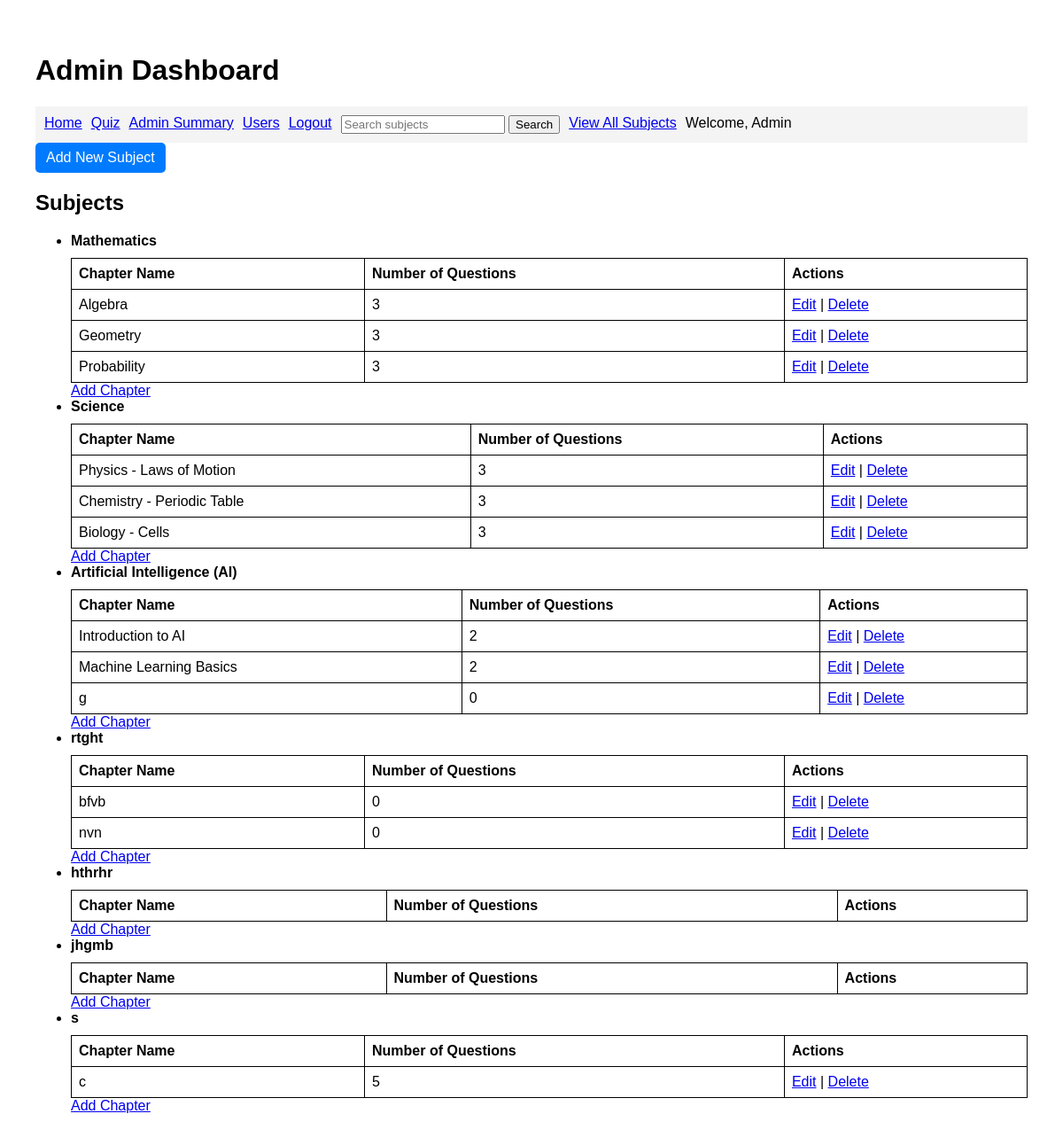
The app's page /admin/dashboard (signed in) with its own data.
### models.py (models this page shows, shortened)
class Subject(db.Model):
    __tablename__ = 'subject'
    id = db.Column(db.Integer, primary_key=True, autoincrement=True)
    name = db.Column(db.String(100), nullable=False)
    description = db.Column(db.Text, nullable=True)  # Add description column
    chapters = db.relationship('Chapter', backref='subject', lazy=True, cascade="all, delete")  # Add cascade delete for chapters

class Chapter(db.Model):
    __tablename__ = 'chapter'
    id = db.Column(db.Integer, primary_key=True, autoincrement=True)
    name = db.Column(db.String(100), nullable=False)
    description = db.Column(db.Text, nullable=True)
    subject_id = db.Column(db.Integer, db.ForeignKey('subject.id'), nullable=False)
    max_questions = db.Column(db.Integer, nullable=False, default=0)  # Add this column
    questions = db.relationship('Question', backref='chapter', lazy=True, cascade="all, delete")
    quizzes = db.relationship('Quiz', back_populates='chapter', lazy=True, cascade="all, delete")
    scores = db.relationship('Score', backref='chapter', lazy=True)

### app.py (the view, shortened to what this page needs)
@app.route('/admin/dashboard', methods=['GET', 'POST'])
@login_required
def admin_dashboard():
    if not current_user.is_admin:
        flash('Access denied. Admins only.', 'danger')
        return redirect(url_for('dashboard'))
    search_query = request.args.get('search', '').strip()  # Get the search query from the URL parameters
    if search_query:
        subjects = Subject.query.filter(Subject.name.ilike(f'%{search_query}%')).all()
    else:
        subjects = Subject.query.all()
    chapters = {
        subject.id: Chapter.query.filter_by(subject_id=subject.id).all()
        for subject in subjects
    }
    return render_template(
        'admin_dashboard.html',
        subjects=subjects,
        chapters=chapters,
        search_query=search_query
    )

### app.py (called while the page is built)
@app.after_request
def add_cache_control(response):
    response.headers["Cache-Control"] = "no-store, no-cache, must-revalidate, max-age=0"
    return response

@app.context_processor
def inject_now():
    return {'now': datetime.now}

@login_manager.user_loader
def load_user(user_id):
    return db.session.get(User, int(user_id))  # Use db.session.get() instead of User.query.get()

### templates/admin_dashboard.html (shortened to what this page needs)
<!DOCTYPE html>
<html lang="en">
<head>
</head>
<body>
<h1>Admin Dashboard</h1>
<nav>
    <a href="{{ url_for('admin_dashboard') }}">Home</a>
    <a href="{{ url_for('admin_quiz') }}">Quiz</a>
    <a href="{{ url_for('admin_summary') }}">Admin Summary</a>
    <a href="{{ url_for('view_users') }}">Users</a>
    <a href="{{ url_for('logout') }}">Logout</a>
    <form method="GET" action="{{ url_for('admin_dashboard') }}" style="display:inline;">
        <input type="text" name="search" placeholder="Search subjects" value="{{ search_query }}">
        <button type="submit">Search</button>
    </form>
    <a href="{{ url_for('view_subjects') }}">View All Subjects</a>
    <span>Welcome, Admin</span>
</nav>
<a href="{{ url_for('add_independent_subject') }}" class="btn-primary">Add New Subject</a>
<h2>Subjects</h2>
<ul>
    {% for subject in subjects %}
    <li>
        <strong>{{ subject.name }}</strong>
        <table>
            <thead>
                <tr>
                    <th>Chapter Name</th>
                    <th>Number of Questions</th>
                    <th>Actions</th>
                </tr>
            </thead>
            <tbody>
                {% for chapter in chapters[subject.id] %}
                <tr>
                    <td>{{ chapter.name }}</td>
                    <td>{{ chapter.questions|length }}</td>
                    <td>
                        <a href="{{ url_for('edit_chapter', chapter_id=chapter.id) }}">Edit</a> |
                        <a href="{{ url_for('delete_chapter', chapter_id=chapter.id) }}" onclick="return confirm('Are you sure you want to delete this chapter?');">Delete</a>
                    </td>
                </tr>
                {% endfor %}
            </tbody>
        </table>
        <a href="{{ url_for('add_chapter', subject_id=subject.id) }}">Add Chapter</a>
    </li>
    {% endfor %}
</ul>
</body>
</html>

### templates/admin_dashboard.html (style rules this page uses)
body { font-family: Arial, sans-serif; margin: 20px; padding: 20px; }
nav { background: #f4f4f4; padding: 10px; display: flex; gap: 10px; }
table { width: 100%; border-collapse: collapse; margin-top: 10px; }
th, td { border: 1px solid black; padding: 8px; text-align: left; }
.btn-primary { display: inline-block; padding: 8px 12px; background: #007bff; color: white; text-decoration: none; border-radius: 5px; }

### records on screen
Subject: name "Mathematics"
Chapter: name "Algebra", questions|length "3"
Chapter: name "Geometry", questions|length "3"
Chapter: name "Probability", questions|length "3"
Subject: name "Science"
Chapter: name "Physics - Laws of Motion", questions|length "3"
Chapter: name "Chemistry - Periodic Table", questions|length "3"
Chapter: name "Biology - Cells", questions|length "3"
Subject: name "Artificial Intelligence (AI)"
Chapter: name "Introduction to AI", questions|length "2"
Chapter: name "Machine Learning Basics", questions|length "2"
Chapter: name "g", questions|length "0"
Subject: name "rtght"
Chapter: name "bfvb", questions|length "0"
Chapter: name "nvn", questions|length "0"
Subject: name "hthrhr"
Subject: name "jhgmb"
Subject: name "s"
Chapter: name "c", questions|length "5"
